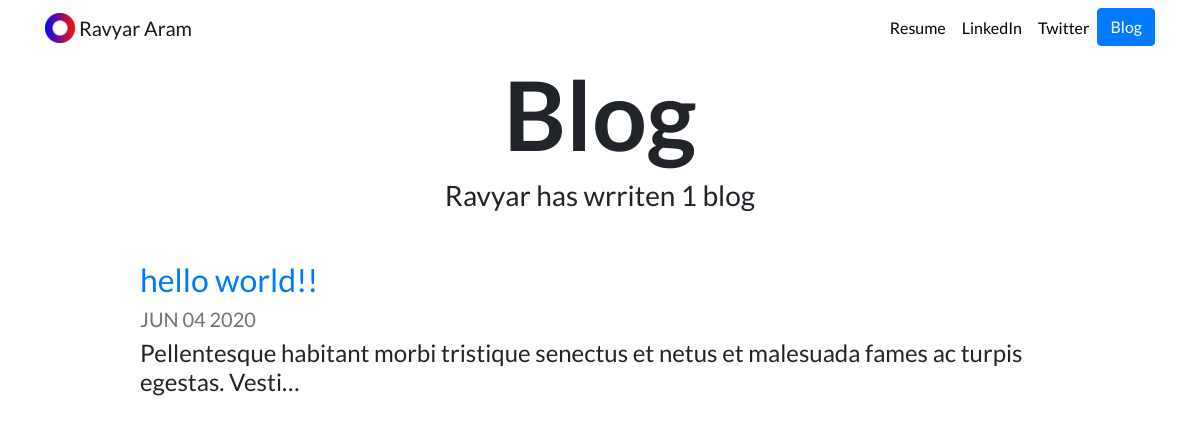
Screenshot of /blog/ with the database file from the repository.
### blog/models.py (models this page shows)
class Blog(models.Model):
    title = models.CharField(max_length=100)
    description = models.TextField()
    date = models.DateField()

### blog/views.py (the view)
# urls.py: path('', views.all_blogs, name='all_blogs'),
def all_blogs(request):
    blog = Blog.objects.order_by('-date')
    return render(request, 'blog/all_blogs.html', {'blog': blog})

### blog/templates/blog/all_blogs.html
{% extends "portfolio/base.html" %}
{% load static %}
{% block content %}
<h1 id="blogtitle" class="font-weight-bold text-center">Blog</h1>
<h3 class="text-center mb-5">Ravyar has wrriten {{ blog.count }} blog{{ blogs.count|pluralize }}</h3>
{% for blog in blog %}
<div class="row justify-content-center my-3">
  <div class="col-md-10">
    <a href="{% url 'blog:detail' blog.id %}">
      <h2>{{ blog.title }}</h2>
    </a>
    <h5 class="text-muted">{{ blog.date|date:'M d Y'|upper }}</h5>
    <h4>{{ blog.description|striptags|truncatechars:100 }}</h4>
  </div>
</div>
{% endfor %}
{% endblock %}

### portfolio/static/portfolio/custom.css (style rules this page uses)
body { font-family: 'Lato', sans-serif; }
#blogtitle { font-size: 6rem; }

### rows the page displays
Blog: title "hello world!!", date "JUN 04 2020", description "Pellentesque habitant morbi tristique senectus et netus et malesuada fames ac turpis egestas. Vesti…"

### other values shown
{{ blog.count }} "1"
